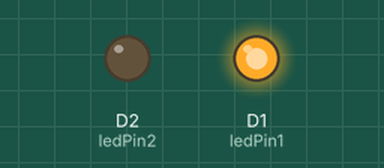
This sketch was run on a simulated ESP8266 (NodeMCU). Parts: output pins drawn as LEDs (lit = HIGH).

Above: at 0.5 s.
At 1.5 s:
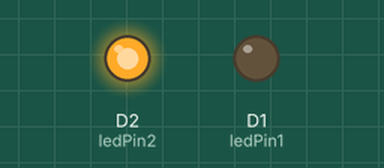
At 5.5 s:
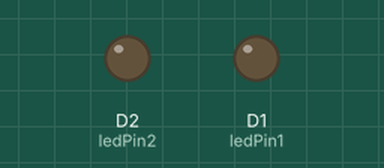
Timing chart, 0 to 6.9 s (numbered marks = the images above):
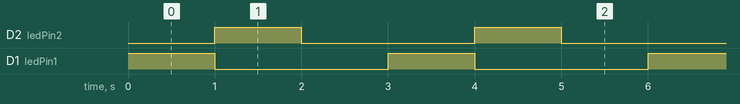

Measured:
- by itself, D2 (ledPin2), D1 (ledPin1): alternates HIGH for 1.0 s and LOW for 2.0 s
- by itself, everything shown: repeats every 3.0 s, in 3 steps

The sketch:

led.ino
```cpp
// Kode untuk mengendalikan dua LED menggunakan NodeMCU (ESP8266)

// Menentukan pin yang terhubung ke LED
const int ledPin1 = D1; // Anda dapat mengganti pin sesuai dengan kon eksi hardware Anda
const int ledPin2 = D2;

void setup() {
  // Mengatur pin sebagai OUTPUT
  pinMode(ledPin1, OUTPUT);
  pinMode(ledPin2, OUTPUT);
}

void loop() {
  // Menyalakan LED pertama
  digitalWrite(ledPin1, HIGH);
  delay(1000); // Tunggu selama 1 detik

  // Mematikan LED pertama
  digitalWrite(ledPin1, LOW);

  // Menyalakan LED kedua
  digitalWrite(ledPin2, HIGH);
  delay(1000); // Tunggu selama 1 detik

  // Mematikan LED kedua
  digitalWrite(ledPin2, LOW);
  delay(1000); // Tunggu selama 1 detik lagi sebelum mengulang
}
```
